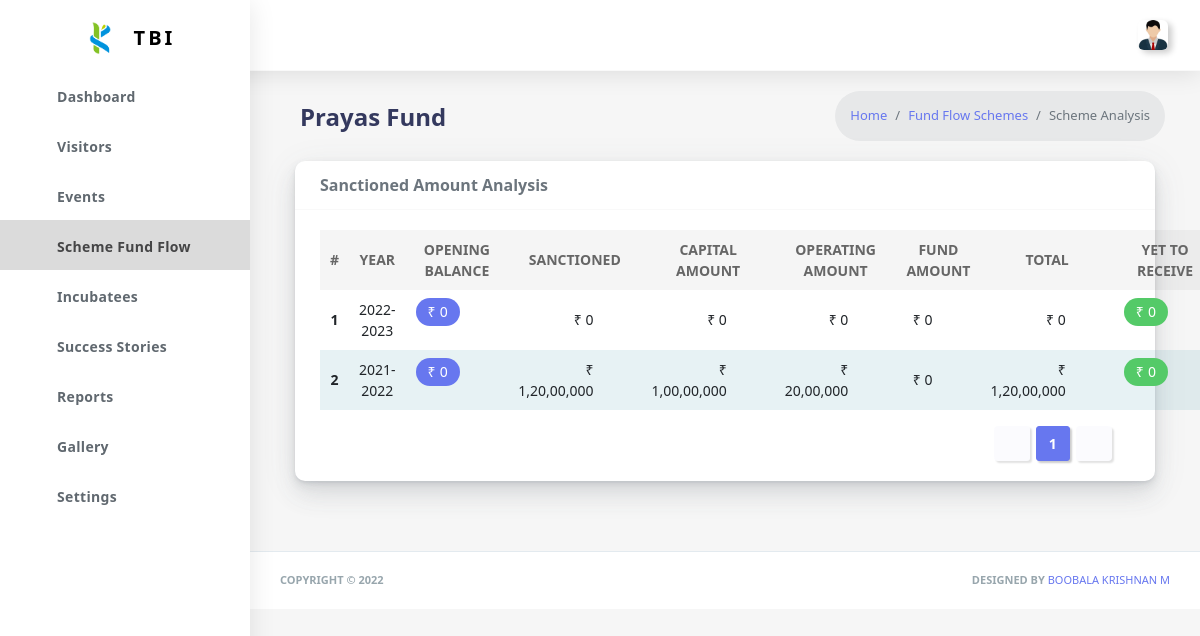
The page /disbursement_Analysis/Prayas Fund/1 (signed in) on the database its author committed.
### Users/models.py (models this page shows, shortened)
class FinancialYear(models.Model):
    financialYear = models.CharField(
        max_length=12,
        validators=[
            RegexValidator(
                regex='^[0-9-]*$',
                message='Financial Year must be in the format YYYY-YYYY',
                code='invalid_username'
            ),
        ],
        verbose_name='Financial Year',
        primary_key=True,
    )

### Users/views.py (the view)
# urls.py: path('disbursement_Analysis/<str:name>/<int:pagination>',views.disbursement_Analysis,name = 'disbursement_Analysis'),
@login_required(login_url='/login/')
def disbursement_Analysis(request,name,pagination = 1):
    years = list(FinancialYear.objects.all().order_by('financialYear').values())
    pagination_list = [i for i in range(1,(len(years)//8)+2)]
    opening = 0
    for i in years:
        fundDisbursement = FundDisbursement.objects.filter(financialYear = i['financialYear'],scheme = name).values()
        fund = aggregate_Amount(fundDisbursement,['capitalAmount','operatingAmount','fundAmount'])
        i['opening'] = opening
        i['sanctioned'] = is_Empty(FundLog.objects.filter(financialYear = i['financialYear'], schemeName = name).values('sanctionedAmt'),'sanctionedAmt')
        i['pg'] = fund[0]
        i['oe'] = fund[1]
        i['fab'] = fund[2]
        i['total'] = getSum(fund)
        i['closing'] = currencySeparator(getAmount(i['opening']) + getAmount(i['sanctioned']) - getAmount(i['total']))
        opening = i['closing']
    years = sorted(years, key= lambda i:i['financialYear'],reverse=True)
    if pagination == 1:
        years = years[:8]
    else:
        start = (pagination-1) * 8
        years = years[start:start+8]
    return render(request, 'disbursement_Analysis.html', {
        "years":years,
        "schemeName":name,
        "pagination":pagination_list,
        "active_page":pagination,
    })

### Users/functions.py (called while the page is built)
def currencySeparator(value):
    if(value == None):
        return 0
    amt = ''
    value = str(int(value))
    if len(value) > 3:
        temp = len(value)-5
        for i in range(len(value)-4, -1, -1):
            if i == temp:
                amt += value[i] + ','
                temp -= 2
            else:
                amt += value[i]
        amt = amt[::-1] + ',' + value[-3:]
    else:
        amt = str(value)
    return amt[1:] if amt[0] == ',' else amt

def getAmount(value):
    try:
        return int((value).replace(",",""))
    except:
        return 0

def is_Empty(object,value):
    try:
        return object[0][value]
    except:
        return 0

def aggregate_Amount(object, list_values):
    output_values = []
    for i in list_values:
        sum = 0
        for j in object:
            sum += getAmount(j[i])
        output_values.append(currencySeparator(sum))
    return output_values

def getSum(list_values):
    sum = 0
    for i in list_values:
        sum += getAmount(i)
    return currencySeparator(sum)

### Users/models.py (called while the page is built)
def currencySeparator(value):
    if(value == None):
        return 0
    amt = ''
    try:
        value = str(int(value))
    except:
        value = str(getAmount(value))
    if len(value) > 3:
        temp = len(value)-5
        for i in range(len(value)-4, -1, -1):
            if i == temp:
                amt += value[i] + ','
                temp -= 2
            else:
                amt += value[i]
        amt = amt[::-1] + ',' + value[-3:]
    else:
        amt = str(value)
    return amt[1:] if amt[0] == ',' else amt

### Front End/Templates/Fund Flow/disbursement_Analysis.html (shortened to what this page needs)
{% extends "body.html" %}
{% load crispy_forms_tags %}
{% load static %}
{% block content %}
<div class="main-content">
    <section class="section">
    <div class="section-header">
        <div class="col">
            <h1>{{ schemeName }}</h1>
        </div>
        <div class="section-header-breadcrumb">
            <div class="breadcrumb-item active"><a href="{% url 'home' %}">Home</a></div>
            <div class="breadcrumb-item"><a href="{% url 'fundflow' %}">Fund Flow Schemes</a></div>
            <div class="breadcrumb-item">Scheme Analysis</div>
        </div>
    </div>
    <div class="row">
        <div class="col-12 col-md-12 col-lg-12">
            <div class="d-flex justify-content-center">
                <div class="col-12 col-md-12 col-lg-12">
                    <div class="card">
                        <div class="card-header">
                            <h4>Sanctioned Amount Analysis</h4>
                        </div>
                        <div class="card-body">
                            <table class="table text-center table-striped ">
                                <thead class="thead-dark">
                                  <tr class="">
                                    <th scope="col">#</th>
                                    <th scope="col">YEAR</th>
                                    <th scope="col">OPENING BALANCE</th>
                                    <th scope="col">SANCTIONED</th>
                                    <th scope="col">CAPITAL AMOUNT</th>
                                    <th scope="col">OPERATING AMOUNT</th>
                                    <th scope="col">FUND AMOUNT</th>
                                    <th scope="col">TOTAL</th>
                                    <th scope="col">YET TO RECEIVE</th>
                                  </tr>
                                </thead>
                                <tbody>
                                    {% for i in years %}
                                    <tr>
                                        <th scope="row">{{ forloop.counter }}</th>
                                        <td>{{ i.financialYear }}</td>
                                        <td class="text-right pr-5"><p class="badge badge-primary">₹ {{ i.opening }}</p> </td>
                                        <td class="text-right pr-5">₹ {{ i.sanctioned }}</td>
                                        <td class="text-right pr-5">₹ {{ i.pg }}</td>
                                        <td class="text-right pr-5">₹ {{ i.oe }}</td>
                                        <td class="text-right pr-5">₹ {{ i.fab }}</td>
                                        <td class="text-right pr-5">₹ {{ i.total }}</td>
                                        <td class="text-right pr-5"><p class="badge badge-success">₹ {{ i.closing }}</p></td>
                                    </tr>
                                    {% endfor %}
                                </tbody>
                            </table>
                            <tfoot class="text-right">
                                <nav class="d-flex justify-content-end col-12">
                                  <ul class="pagination mb-0">
                                    <li class="page-item {% if active_page == 1 %} disabled {% endif %}">
                                        <a class="page-link" href="{% url 'disbursement_Analysis' name=schemeName pagination=active_page|add:-1 %}" tabindex="-1"><i class="fas fa-chevron-left"></i></a>
                                    </li>
                                    {% for i in pagination %}
                                    <li class="page-item {% if active_page == i %} active {% endif %}">
                                        <a class="page-link" href="{% url 'disbursement_Analysis' name=schemeName pagination=i %}">{{ i }} <span class="sr-only">(current)</span></a>
                                    </li>
                                    {% endfor %}
                                    <li class="page-item {% if pagination|length == active_page %} disabled {% endif %} ">
                                        <a class="page-link" href="{% url 'disbursement_Analysis' name=schemeName pagination=active_page|add:1 %}"><i class="fas fa-chevron-right"></i></a>
                                    </li>
                                  </ul>
                                </nav>
                            </tfoot>
                        </div>
                    </div>
                </div>
            </div>
        </div>
    </div>
    </section>
</div>
{% endblock content %}

### Front End/CSS/custom.css (style rules this page uses)
.badge { font-size: inherit !important; }

### rows shown on the page
FinancialYear: financialYear "2022-2023", opening "0", sanctioned "0", pg "0", oe "0", fab "0", total "0", closing "0"
FinancialYear: financialYear "2021-2022", opening "0", sanctioned "1,20,00,000", pg "1,00,00,000", oe "20,00,000", fab "0", total "1,20,00,000", closing "0"

### other values the page prints
{{ schemeName }} "Prayas Fund"
{{ i }} "1"
